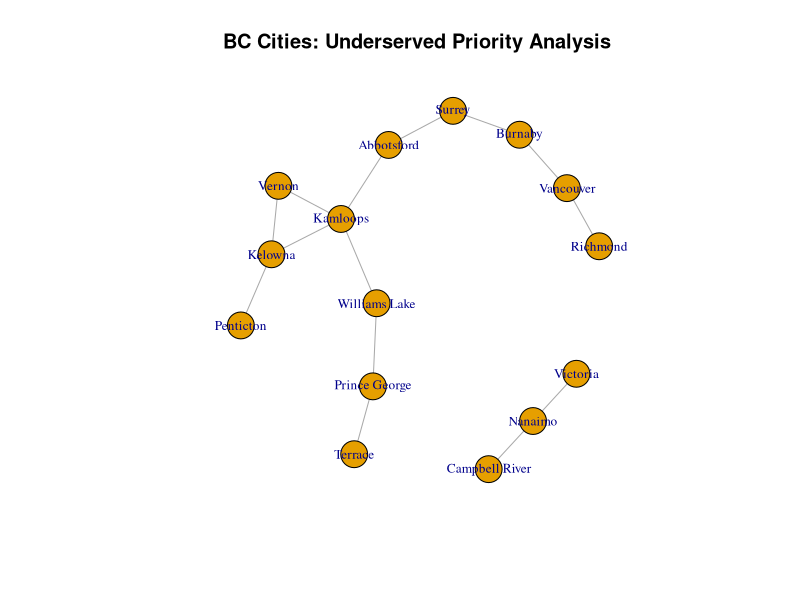

The R source for this figure:
# Research Question1: 

# Metrics: Population of each area, closeness centrality of each area in the network, find underserved score = population/closeness centrality, highlighting areas with high population but low accessibility.

# Analysis: Identify areas with high underserved scores as priority zones. These are the areas where adding backup stations would likely have the most impact. Plot a graph to visualize results.



install.packages("igraph")
library(igraph)
getwd()
#setwd("")
#list.files()

area_df <- read.csv("bc_area_population.csv", 
                    header = TRUE,stringsAsFactors = FALSE)

area_df$Population <- as.numeric(area_df$Population)

rownames(area_df) <- area_df$AreaID

network_edges_data <- read.csv("bc_network_edges.csv", 
                               header = TRUE, 
                               stringsAsFactors = FALSE)

network_graph <- graph_from_data_frame(d = network_edges_data,
                                       vertices = area_df$AreaID,
                                       directed = FALSE)
print(area_df)
print(network_edges_data)

V(network_graph)$Population <- area_df[V(network_graph)$name, "Population"]

closeness_scores <- closeness(network_graph, normalized = TRUE)

results_df <- data.frame(
  AreaID = V(network_graph)$name,
  Population = V(network_graph)$Population,
  ClosenessCentrality = closeness_scores
)
print(results_df)

min_non_zero_closeness <- min(results_df$ClosenessCentrality[results_df$ClosenessCentrality > 0])
results_df$ClosenessCentrality[results_df$ClosenessCentrality == 0] <- min_non_zero_closeness / 10
results_df$UnderservedScore <- results_df$Population / results_df$ClosenessCentrality

results_df$PriorityRank <- rank(-results_df$UnderservedScore)


print("BC Cities Underserved Score Analysis (Higher Score = Higher Priority):")
top_results <- results_df[order(results_df$UnderservedScore, decreasing = TRUE), ]
print(top_results)

write.csv(top_results, "BC_Cities_Underserved_Score.csv", row.names = FALSE)

plot(network_graph,
     vertex.label = V(network_graph)$name,
     vertex.label.cex = 0.8,
     main = "BC Cities: Underserved Priority Analysis "
)
